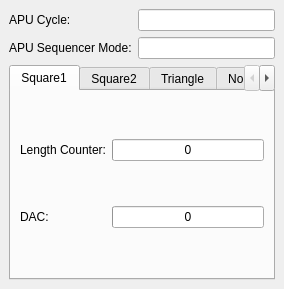
<?xml version="1.0" encoding="UTF-8"?>
<ui version="4.0">
 <class>APUInformationDockWidget</class>
 <widget class="QDockWidget" name="APUInformationDockWidget">
  <property name="geometry">
   <rect>
    <x>0</x>
    <y>0</y>
    <width>284</width>
    <height>289</height>
   </rect>
  </property>
  <property name="sizePolicy">
   <sizepolicy hsizetype="Preferred" vsizetype="Preferred">
    <horstretch>0</horstretch>
    <verstretch>0</verstretch>
   </sizepolicy>
  </property>
  <property name="minimumSize">
   <size>
    <width>284</width>
    <height>289</height>
   </size>
  </property>
  <property name="windowTitle">
   <string>APU Information</string>
  </property>
  <widget class="QWidget" name="dockWidgetContents">
   <layout class="QGridLayout" name="gridLayout">
    <property name="margin">
     <number>9</number>
    </property>
    <property name="spacing">
     <number>6</number>
    </property>
    <item row="0" column="0">
     <widget class="QLabel" name="label_15">
      <property name="text">
       <string>APU Cycle:</string>
      </property>
     </widget>
    </item>
    <item row="0" column="1">
     <widget class="QLineEdit" name="apuCycle"/>
    </item>
    <item row="1" column="0">
     <widget class="QLabel" name="label_17">
      <property name="text">
       <string>APU Sequencer Mode:</string>
      </property>
     </widget>
    </item>
    <item row="1" column="1">
     <widget class="QLineEdit" name="apuSequencerMode"/>
    </item>
    <item row="2" column="0" colspan="2">
     <widget class="QTabWidget" name="tabWidget">
      <property name="currentIndex">
       <number>0</number>
      </property>
      <widget class="QWidget" name="square1">
       <attribute name="title">
        <string>Square1</string>
       </attribute>
       <layout class="QGridLayout" name="gridLayout_2">
        <item row="0" column="0">
         <widget class="QLabel" name="label">
          <property name="text">
           <string>Length Counter:</string>
          </property>
         </widget>
        </item>
        <item row="0" column="1">
         <widget class="QProgressBar" name="lengthCounter1">
          <property name="maximum">
           <number>255</number>
          </property>
          <property name="value">
           <number>0</number>
          </property>
          <property name="format">
           <string>%v</string>
          </property>
         </widget>
        </item>
        <item row="1" column="0">
         <widget class="QLabel" name="label_6">
          <property name="text">
           <string>DAC:</string>
          </property>
         </widget>
        </item>
        <item row="1" column="1">
         <widget class="QProgressBar" name="dac1">
          <property name="maximum">
           <number>15</number>
          </property>
          <property name="value">
           <number>0</number>
          </property>
          <property name="textVisible">
           <bool>true</bool>
          </property>
          <property name="invertedAppearance">
           <bool>false</bool>
          </property>
          <property name="format">
           <string>%v</string>
          </property>
         </widget>
        </item>
       </layout>
      </widget>
      <widget class="QWidget" name="square2">
       <attribute name="title">
        <string>Square2</string>
       </attribute>
       <layout class="QGridLayout" name="gridLayout_3">
        <item row="0" column="0">
         <widget class="QLabel" name="label_2">
          <property name="text">
           <string>Length Counter:</string>
          </property>
         </widget>
        </item>
        <item row="0" column="1">
         <widget class="QProgressBar" name="lengthCounter2">
          <property name="maximum">
           <number>255</number>
          </property>
          <property name="value">
           <number>0</number>
          </property>
          <property name="textVisible">
           <bool>true</bool>
          </property>
          <property name="invertedAppearance">
           <bool>false</bool>
          </property>
          <property name="format">
           <string>%v</string>
          </property>
         </widget>
        </item>
        <item row="1" column="0">
         <widget class="QLabel" name="label_7">
          <property name="text">
           <string>DAC:</string>
          </property>
         </widget>
        </item>
        <item row="1" column="1">
         <widget class="QProgressBar" name="dac2">
          <property name="maximum">
           <number>15</number>
          </property>
          <property name="value">
           <number>0</number>
          </property>
          <property name="textVisible">
           <bool>true</bool>
          </property>
          <property name="invertedAppearance">
           <bool>false</bool>
          </property>
          <property name="format">
           <string>%v</string>
          </property>
         </widget>
        </item>
       </layout>
      </widget>
      <widget class="QWidget" name="triangle">
       <attribute name="title">
        <string>Triangle</string>
       </attribute>
       <layout class="QGridLayout" name="gridLayout_6">
        <item row="0" column="0">
         <widget class="QLabel" name="label_5">
          <property name="text">
           <string>Linear Counter:</string>
          </property>
         </widget>
        </item>
        <item row="0" column="1">
         <widget class="QProgressBar" name="linearCounter3">
          <property name="maximum">
           <number>127</number>
          </property>
          <property name="value">
           <number>0</number>
          </property>
          <property name="textVisible">
           <bool>true</bool>
          </property>
          <property name="invertedAppearance">
           <bool>false</bool>
          </property>
          <property name="format">
           <string>%v</string>
          </property>
         </widget>
        </item>
        <item row="1" column="0">
         <widget class="QLabel" name="label_4">
          <property name="text">
           <string>Length Counter:</string>
          </property>
         </widget>
        </item>
        <item row="1" column="1">
         <widget class="QProgressBar" name="lengthCounter3">
          <property name="maximum">
           <number>255</number>
          </property>
          <property name="value">
           <number>0</number>
          </property>
          <property name="textVisible">
           <bool>true</bool>
          </property>
          <property name="invertedAppearance">
           <bool>false</bool>
          </property>
          <property name="format">
           <string>%v</string>
          </property>
         </widget>
        </item>
        <item row="2" column="0">
         <widget class="QLabel" name="label_8">
          <property name="text">
           <string>DAC:</string>
          </property>
         </widget>
        </item>
        <item row="2" column="1">
         <widget class="QProgressBar" name="dac3">
          <property name="maximum">
           <number>15</number>
          </property>
          <property name="value">
           <number>0</number>
          </property>
          <property name="textVisible">
           <bool>true</bool>
          </property>
          <property name="invertedAppearance">
           <bool>false</bool>
          </property>
          <property name="format">
           <string>%v</string>
          </property>
         </widget>
        </item>
       </layout>
      </widget>
      <widget class="QWidget" name="noise">
       <attribute name="title">
        <string>Noise</string>
       </attribute>
       <layout class="QGridLayout" name="gridLayout_4">
        <item row="0" column="0">
         <widget class="QLabel" name="label_3">
          <property name="text">
           <string>Length Counter:</string>
          </property>
         </widget>
        </item>
        <item row="0" column="1">
         <widget class="QProgressBar" name="lengthCounter4">
          <property name="maximum">
           <number>255</number>
          </property>
          <property name="value">
           <number>0</number>
          </property>
          <property name="textVisible">
           <bool>true</bool>
          </property>
          <property name="invertedAppearance">
           <bool>false</bool>
          </property>
          <property name="format">
           <string>%v</string>
          </property>
         </widget>
        </item>
        <item row="1" column="0">
         <widget class="QLabel" name="label_9">
          <property name="text">
           <string>DAC:</string>
          </property>
         </widget>
        </item>
        <item row="1" column="1">
         <widget class="QProgressBar" name="dac4">
          <property name="maximum">
           <number>15</number>
          </property>
          <property name="value">
           <number>0</number>
          </property>
          <property name="textVisible">
           <bool>true</bool>
          </property>
          <property name="invertedAppearance">
           <bool>false</bool>
          </property>
          <property name="format">
           <string>%v</string>
          </property>
         </widget>
        </item>
       </layout>
      </widget>
      <widget class="QWidget" name="dmc">
       <attribute name="title">
        <string>DMC</string>
       </attribute>
       <layout class="QGridLayout" name="gridLayout_5">
        <item row="0" column="0" colspan="2">
         <widget class="QLabel" name="label_11">
          <property name="text">
           <string>Length Counter:</string>
          </property>
         </widget>
        </item>
        <item row="0" column="2" colspan="3">
         <widget class="QProgressBar" name="lengthCounter5">
          <property name="maximum">
           <number>4081</number>
          </property>
          <property name="value">
           <number>0</number>
          </property>
          <property name="textDirection">
           <enum>QProgressBar::TopToBottom</enum>
          </property>
          <property name="format">
           <string>%v</string>
          </property>
         </widget>
        </item>
        <item row="2" column="0">
         <widget class="QLabel" name="label_10">
          <property name="text">
           <string>DAC:</string>
          </property>
         </widget>
        </item>
        <item row="2" column="2" colspan="3">
         <widget class="QProgressBar" name="dac5">
          <property name="maximum">
           <number>127</number>
          </property>
          <property name="value">
           <number>0</number>
          </property>
          <property name="textVisible">
           <bool>true</bool>
          </property>
          <property name="invertedAppearance">
           <bool>false</bool>
          </property>
          <property name="format">
           <string>%v</string>
          </property>
         </widget>
        </item>
        <item row="4" column="0">
         <widget class="QLabel" name="label_12">
          <property name="text">
           <string>Sample Address:</string>
          </property>
         </widget>
        </item>
        <item row="4" column="2">
         <widget class="QLineEdit" name="sampleAddr5"/>
        </item>
        <item row="4" column="3">
         <widget class="QCheckBox" name="irqEnabled5">
          <property name="text">
           <string>IRQ Enabled</string>
          </property>
         </widget>
        </item>
        <item row="5" column="0">
         <widget class="QLabel" name="label_13">
          <property name="text">
           <string>Sample Length:</string>
          </property>
         </widget>
        </item>
        <item row="5" column="2">
         <widget class="QLineEdit" name="sampleLength5"/>
        </item>
        <item row="5" column="3">
         <widget class="QCheckBox" name="irqAsserted5">
          <property name="text">
           <string>IRQ Asserted</string>
          </property>
         </widget>
        </item>
        <item row="6" column="0">
         <widget class="QLabel" name="label_14">
          <property name="text">
           <string>Sample Position:</string>
          </property>
         </widget>
        </item>
        <item row="6" column="2">
         <widget class="QLineEdit" name="samplePos5"/>
        </item>
        <item row="1" column="0">
         <widget class="QLabel" name="label_16">
          <property name="text">
           <string>Sample Buffer:</string>
          </property>
         </widget>
        </item>
        <item row="1" column="1" colspan="2">
         <widget class="QLineEdit" name="sampleBufferContents5"/>
        </item>
        <item row="1" column="3">
         <widget class="QCheckBox" name="sampleBufferFull5">
          <property name="text">
           <string>Full</string>
          </property>
         </widget>
        </item>
       </layout>
      </widget>
     </widget>
    </item>
   </layout>
  </widget>
 </widget>
 <resources/>
 <connections/>
</ui>
